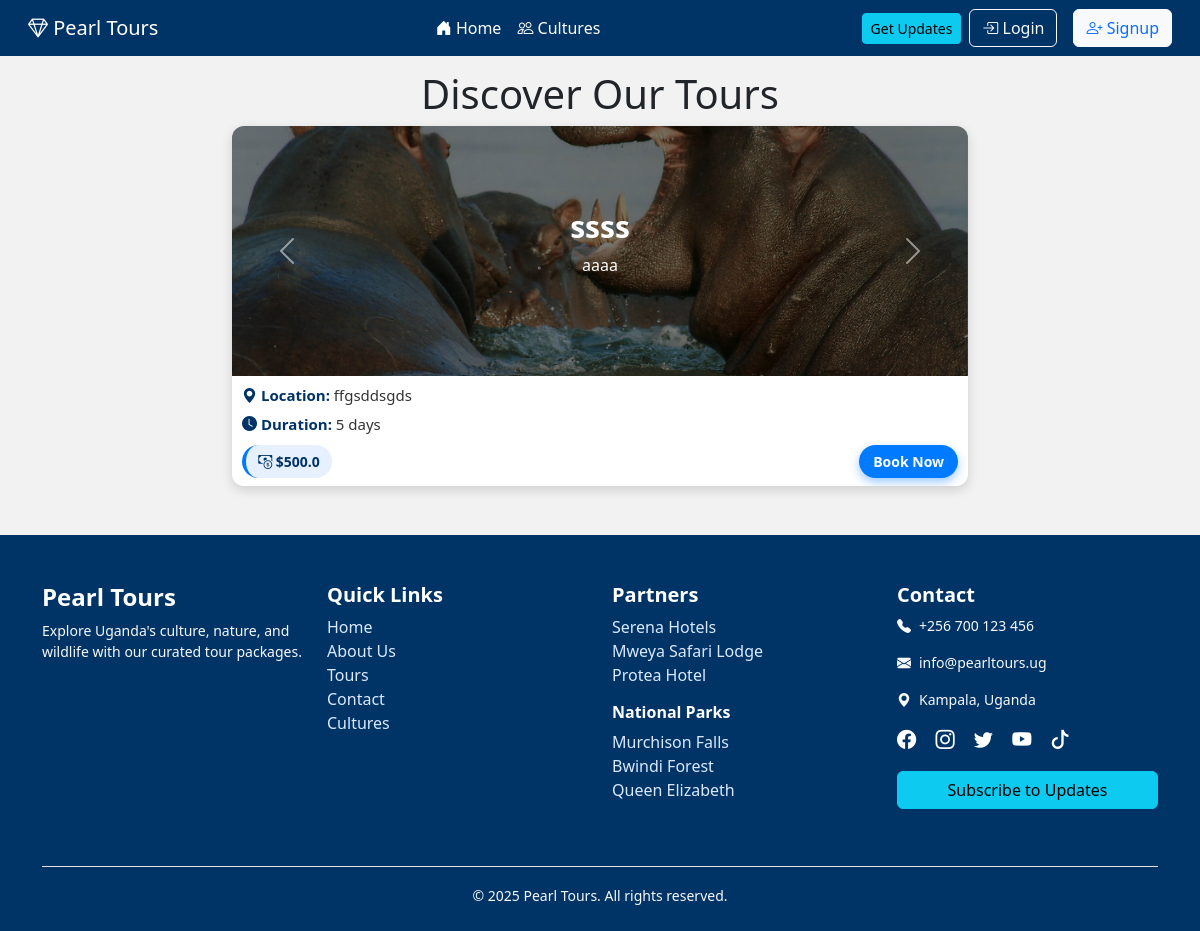
The app's page /tours, older data.
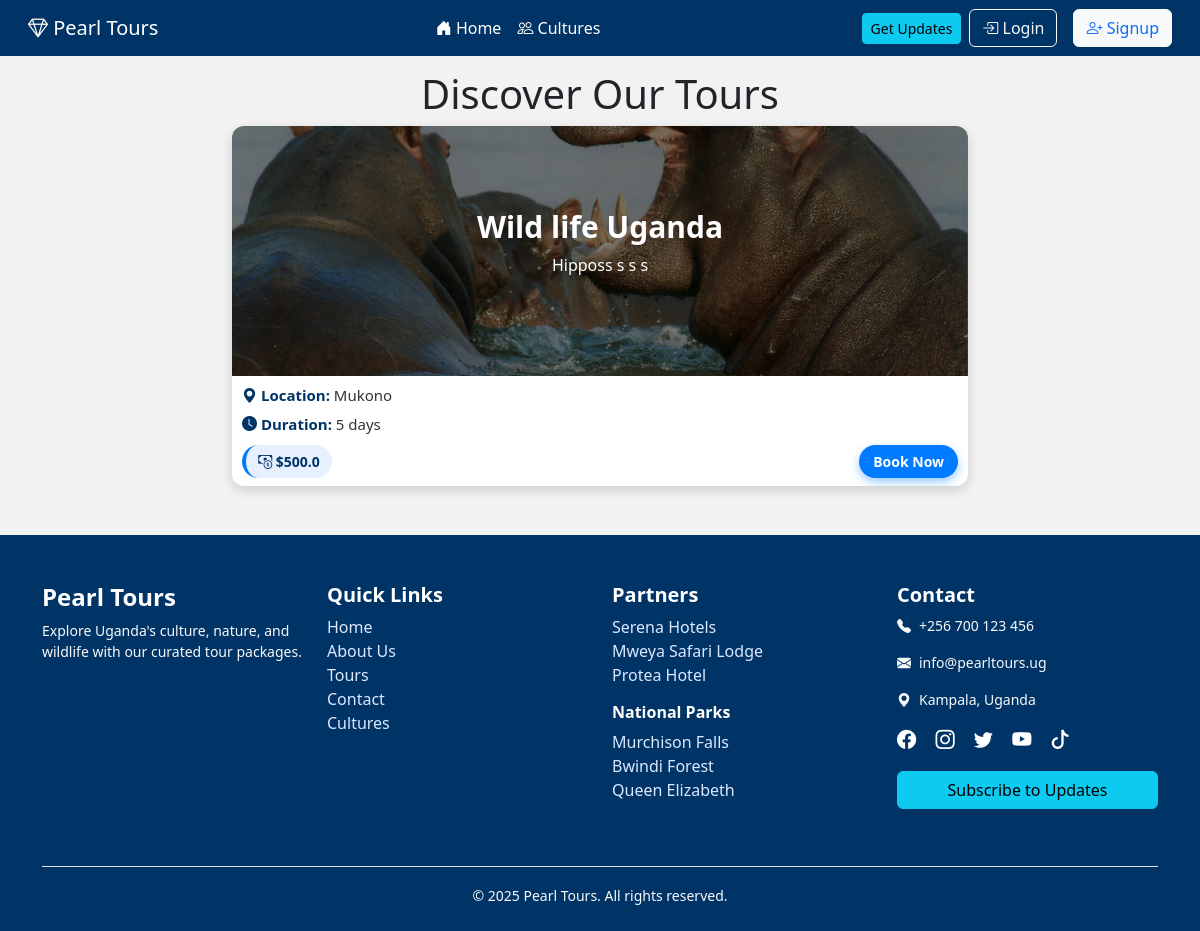
The same page, newer data.
### app/models.py (models this page shows, shortened)
class TourImage(Base):
    __tablename__ = "tour_images"
    id = Column(Integer, primary_key=True, index=True)
    tour_id = Column(Integer, ForeignKey("tours.id"))
    image_url = Column(String(200))
    is_primary = Column(Boolean, default=False)

class Tour(Base):
    __tablename__ = "tours"
    id = Column(Integer, primary_key=True, index=True)
    title= Column(String(100), index=True)
    description = Column(String(500))
    price = Column(Float)
    duration= Column(String(50))
    locations = Column(String(100))
    image_url = Column(String(200))
    created_at= Column(DateTime,default=datetime.utcnow)
    updated_at= Column(DateTime,default=datetime.utcnow,onupdate=datetime.utcnow)
    is_active= Column(Boolean, default=True)
    images= relationship("TourImage", backref="tour",cascade="all, delete-orphan")

### app/routes.py (the view)
@router.get("/tours", response_class=HTMLResponse)
async def tours_page(
    request: Request,
    db: Session = Depends(get_db),
    user: Optional[User] = Depends(get_current_user),
):
    tours = db.query(Tour).all() # fetch all tours
    return templates.TemplateResponse(
        "tours.html",
        {
            "request": request,
            "title": "Our Tours",
            "is_logged_in": user is not None,
            "user": user,
            "tours": tours
        }
    )

### app/templates/tours.html (shortened to what this page needs)
<!DOCTYPE html>
<html lang="en">
  <head>
    <link
      href="https://cdn.jsdelivr.net/npm/bootstrap@5.3.3/dist/css/bootstrap.min.css"
      rel="stylesheet"
    />
    <link
      href="https://cdn.jsdelivr.net/npm/bootstrap-icons@1.10.5/font/bootstrap-icons.css"
      rel="stylesheet"
    />
    <link href="/static/css/tours.css" rel="stylesheet" />
  </head>
  <body>
    <nav
      class="navbar navbar-expand-lg fixed-top navbar-dark navbar-custom-blue px-3"
    >
      <div class="container-fluid">
        <a class="navbar-brand" href="/"
          ><i class="bi bi-gem"></i> Pearl Tours</a
        >
        <div
          class="collapse navbar-collapse d-none d-lg-flex justify-content-center"
        >
          <ul class="navbar-nav">
            <li class="nav-item">
              <a class="nav-link" href="/"
                ><i class="bi bi-house-door-fill"></i> Home</a
              >
            </li>
            <li class="nav-item">
              <a class="nav-link" href="/cultures"
                ><i class="bi bi-people"></i> Cultures</a
              >
            </li>
          </ul>
        </div>
        <div class="d-none d-lg-flex ms-auto align-items-center gap-2">
          {% if user and user.newsletter_subscribed %}
          <form action="/user/unsubscribe_newsletter" method="post" class="m-0">
            <button type="submit" class="btn btn-warning btn-sm">
              Unsubscribe
            </button>
          </form>
          {% else %}
          <form action="/subscribe_newsletter" method="post" class="m-0">
            <button type="submit" class="btn btn-info btn-sm">
              {% if user %}Subscribe{% else %}Get Updates{% endif %}
            </button>
          </form>
          {% endif %} {% if user %}
          <a class="btn btn-outline-light ms-2" href="/logout">
            <i class="bi bi-box-arrow-right"></i> Logout
          </a>
          {% else %}
          <a class="btn btn-outline-light me-2" href="/login">
            <i class="bi bi-box-arrow-in-right"></i> Login
          </a>
          <a class="btn btn-light text-primary" href="/signup">
            <i class="bi bi-person-plus"></i> Signup
          </a>
          {% endif %}
        </div>
      </div>
    </nav>
    <h1 class="text-center mb-2">Discover Our Tours</h1>
    <div class="container">
      <div class="row justify-content-center">
        {% for tour in tours %}
        <div class="col-12 col-md-10 col-lg-8 mb-4">
          <div class="custom-card">
            <div class="custom-card-top">
              <div
                id="carousel-{{ tour.id }}"
                class="carousel slide h-100 w-100"
                data-bs-ride="carousel"
              >
                <div class="carousel-inner h-100">
                  {% for image in tour.images %}
                  <div
                    class="carousel-item {% if loop.first %}active{% endif %}"
                  >
                    <img
                      src="{{ image.image_url }}"
                      class="carousel-image"
                      alt="Tour image"
                    />
                  </div>
                  {% endfor %}
                </div>
                {% if tour.images|length > 1 %}
                <button
                  class="carousel-control-prev"
                  type="button"
                  data-bs-target="#carousel-{{ tour.id }}"
                  data-bs-slide="prev"
                >
                  <span class="carousel-control-prev-icon"></span>
                </button>
                <button
                  class="carousel-control-next"
                  type="button"
                  data-bs-target="#carousel-{{ tour.id }}"
                  data-bs-slide="next"
                >
                  <span class="carousel-control-next-icon"></span>
                </button>
                {% endif %}
              </div>
              <div class="custom-card-top-overlay">
                <h2>{{ tour.title }}</h2>
                <p class="description">{{ tour.description }}</p>
              </div>
            </div>
            <div class="custom-card-bottom">
              <div class="info-row location">
                <i class="bi bi-geo-alt-fill"></i> <strong>Location:</strong>
                <span>{{ tour.locations }}</span>
              </div>
              <div class="info-row duration">
                <i class="bi bi-clock-fill"></i> <strong>Duration:</strong>
                <span>{{ tour.duration }}</span>
              </div>
              <div class="price-btn-row">
                <div class="price-tag">
                  <i class="bi bi-cash-coin"></i> ${{ tour.price }}
                </div>
                {% if user %}
                <a href="/book/{{ tour.id }}" class="book-btn">Book Now</a>
                {% else %}
                <a href="/login?next=/book/{{ tour.id }}" class="book-btn"
                  >Book Now</a
                >
                {% endif %}
              </div>
            </div>
          </div>
        </div>
        {% endfor %}
      </div>
    </div>
    <footer class="footer text-white pt-5 pb-4">
      <div class="container">
        <div class="row">
          <div class="col-md-3 mb-4">
            <h4 class="fw-bold">Pearl Tours</h4>
            <p>
              Explore Uganda's culture, nature, and wildlife with our curated
              tour packages.
            </p>
          </div>
          <div class="col-md-3 mb-4">
            <h5 class="fw-semibold">Quick Links</h5>
            <ul class="list-unstyled">
              <li><a href="/" class="footer-link">Home</a></li>
              <li><a href="#about-us" class="footer-link">About Us</a></li>
              <li><a href="/tours" class="footer-link">Tours</a></li>
              <li><a href="/#contact" class="footer-link">Contact</a></li>
              <li><a href="/cultures" class="footer-link">Cultures</a></li>
            </ul>
          </div>
          <div class="col-md-3 mb-4">
            <h5 class="fw-semibold">Partners</h5>
            <ul class="list-unstyled">
              <li><a href="#" class="footer-link">Serena Hotels</a></li>
              <li><a href="#" class="footer-link">Mweya Safari Lodge</a></li>
              <li><a href="#" class="footer-link">Protea Hotel</a></li>
            </ul>
            <h6 class="fw-semibold mt-3">National Parks</h6>
            <ul class="list-unstyled">
              <li><a href="#" class="footer-link">Murchison Falls</a></li>
              <li><a href="#" class="footer-link">Bwindi Forest</a></li>
              <li><a href="#" class="footer-link">Queen Elizabeth</a></li>
            </ul>
          </div>
          <div class="col-md-3 mb-4">
            <h5 class="fw-semibold">Contact</h5>
            <p><i class="bi bi-telephone-fill me-2"></i>+256 700 123 456</p>
            <p><i class="bi bi-envelope-fill me-2"></i>info@pearltours.ug</p>
            <p><i class="bi bi-geo-alt-fill me-2"></i>Kampala, Uganda</p>
            <div class="mt-3">
              <a href="#" class="social-icon"><i class="bi bi-facebook"></i></a>
              <a href="#" class="social-icon"
                ><i class="bi bi-instagram"></i
              ></a>
              <a href="#" class="social-icon"><i class="bi bi-twitter"></i></a>
              <a href="#" class="social-icon"><i class="bi bi-youtube"></i></a>
              <a href="#" class="social-icon"><i class="bi bi-tiktok"></i></a>
            </div>
            <a href="/login" class="btn btn-info w-100 mt-3"
              >Subscribe to Updates</a
            >
          </div>
        </div>
        <div class="text-center pt-3 border-top mt-4">
          <small>&copy; 2025 Pearl Tours. All rights reserved.</small>
        </div>
      </div>
    </footer>
  </body>
</html>

### static/css/tours.css (style rules this page uses)
:root { --primary-blue: #003366; --hover-blue: #0b3b6b; --label-color: #003366; --value-color: #333; --price-bg: #e6f0ff; --footer-link: #dbe9ff; --footer-hover: #ffffff; }
body { background-color: #f2f2f2; padding-top: 70px; }
.navbar { background-color: var(--primary-blue); }
.navbar .nav-link { color: white !important; }
.custom-card { background-color: white; border-radius: 12px; box-shadow: 0 4px 12px rgba(0, 0, 0, 0.15); margin-bottom: 25px; overflow: hidden; }
.custom-card-top { position: relative; height: 250px; }
.carousel-image { width: 100%; height: 250px; object-fit: cover; }
.custom-card-top-overlay { position: absolute; top: 0; left: 0; right: 0; bottom: 0; background: rgba(0, 0, 0, 0.5); color: white; display: flex; flex-direction: column; justify-content: center; align-items: center; text-align: center; padding: 15px; }
.custom-card-top-overlay h2 { font-size: 30px; font-weight: bold; }
.custom-card-bottom { padding: 8px 10px; }
.info-row { margin-bottom: 6px; font-size: 15px; }
.info-row i { color: var(--label-color); }
.info-row strong { color: var(--label-color); }
.info-row span { color: var(--value-color); }
.price-btn-row { display: flex; justify-content: space-between; align-items: center; margin-top: 10px; }
.price-tag { background-color: var(--price-bg); border-left: 4px solid #007bff; padding: 6px 12px; border-radius: 20px; font-weight: 600; color: var(--primary-blue); min-width: 90px; text-align: center; font-size: 14px; }
.book-btn { background-color: #007bff; color: white; font-weight: 600; border-radius: 30px; box-shadow: 0 4px 10px rgba(0, 123, 255, 0.4); border: none; text-decoration: none; text-align: center; font-size: 14px; padding: 6px 14px; }
footer.footer { background-color: var(--primary-blue); }
.footer-link { color: var(--footer-link); text-decoration: none; }
.footer .social-icon { color: white; font-size: 1.2rem; margin-right: 15px; transition: color 0.3s; }
.footer p, .footer small { color: #f8f9fa; font-size: 14px; }
.footer h5, .footer h4, .footer h6 { color: #ffffff; }

Row changes from the older to the newer data that the page shows:
removed Tour: title "ssss", description "aaaa", locations "ffgsddsgds", duration "5 days", price "500.0", TourImage (image_url (picture))
added Tour: title "Wild life Uganda", description "Hipposs s s s", locations "Mukono", duration "5 days", price "500.0", TourImage (image_url (picture))
